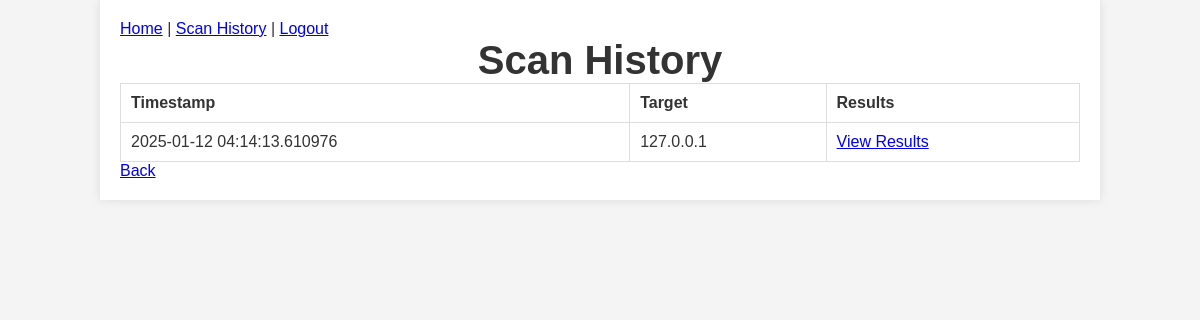
The app's page /history (signed in), older data.
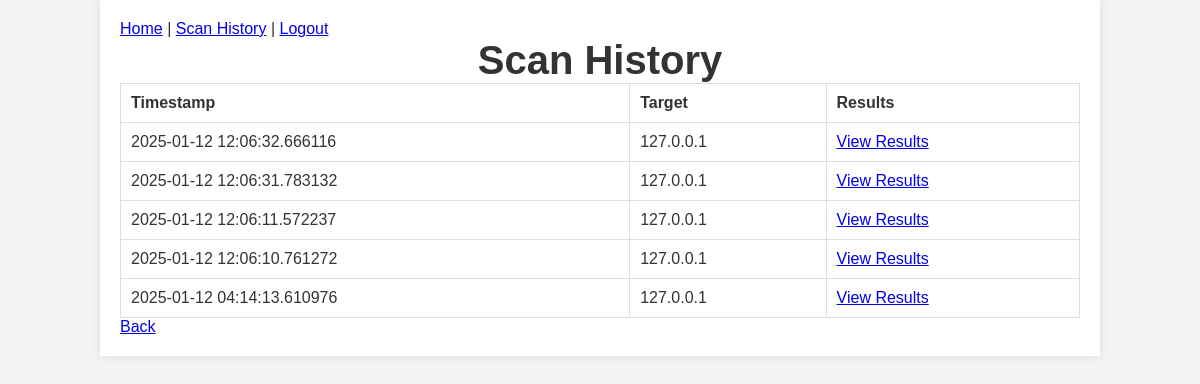
The same page, newer data.
### main.py (models this page shows)
class Scan(db.Model):
    id = db.Column(db.Integer, primary_key=True)
    user_id = db.Column(db.Integer, db.ForeignKey('user.id'), nullable=False)
    target = db.Column(db.String(100), nullable=False)
    results = db.Column(db.Text, nullable=False)
    timestamp = db.Column(db.DateTime, default=datetime.utcnow)
    user = db.relationship('User', backref=db.backref('scans', lazy=True))

### main.py (the view)
@app.route('/history')
@login_required
def history():
    scans = Scan.query.filter_by(user_id=current_user.id).order_by(Scan.timestamp.desc()).all()
    return render_template('history.html', scans=scans)

### main.py (called while the page is built)
@login_manager.user_loader
def load_user(user_id):
    return db.session.get(User, int(user_id))

### templates/history.html
{% extends "base.html" %}
{% block content %}
<h1>Scan History</h1>
<table>
    <tr>
        <th>Timestamp</th>
        <th>Target</th>
        <th>Results</th>
    </tr>
    {% for scan in scans %}
    <tr>
        <td>{{ scan.timestamp }}</td>
        <td>{{ scan.target }}</td>
        <td><a href="{{ url_for('view_scan', scan_id=scan.id) }}">View Results</a></td>
    </tr>
    {% endfor %}
</table>
<a href="{{ url_for('index') }}">Back</a>
{% endblock %}

### templates/base.html (shortened to what this page needs)
<!DOCTYPE html>
<html lang="en">
<head>
    <link rel="stylesheet" href="{{ url_for('static', filename='css/styles.css') }}">
</head>
<body>
    <div class="container">
        <nav>
            <a href="{{ url_for('index') }}">Home</a> |
            <a href="{{ url_for('history') }}">Scan History</a> |
            <a href="{{ url_for('logout') }}">Logout</a>
        </nav>
        {% block content %}{% endblock %}
    </div>
</body>
</html>

### static/css/styles.css (style rules this page uses)
body { font-family: Arial, sans-serif; background-color: #f4f4f4; margin: 0; padding: 0; color: #333; }
h1 { margin: 0; font-size: 2.5em; animation: fadeIn 2s; text-align: center; }
.container { width: 80%; margin: 0 auto; padding: 20px; background: #fff; box-shadow: 0 0 10px rgba(0, 0, 0, 0.1); }
table { width: 100%; border-collapse: collapse; }
th, td { padding: 10px; border: 1px solid #ddd; text-align: left; }

Row changes from the older to the newer data that the page shows:
added Scan: timestamp "2025-01-12 12:06:32.666116", target "127.0.0.1"
added Scan: timestamp "2025-01-12 12:06:31.783132", target "127.0.0.1"
added Scan: timestamp "2025-01-12 12:06:11.572237", target "127.0.0.1"
added Scan: timestamp "2025-01-12 12:06:10.761272", target "127.0.0.1"
